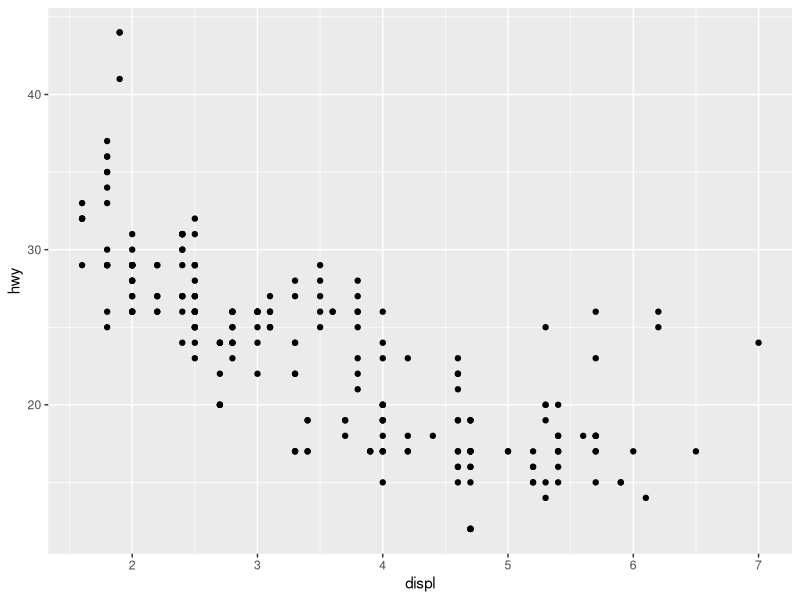
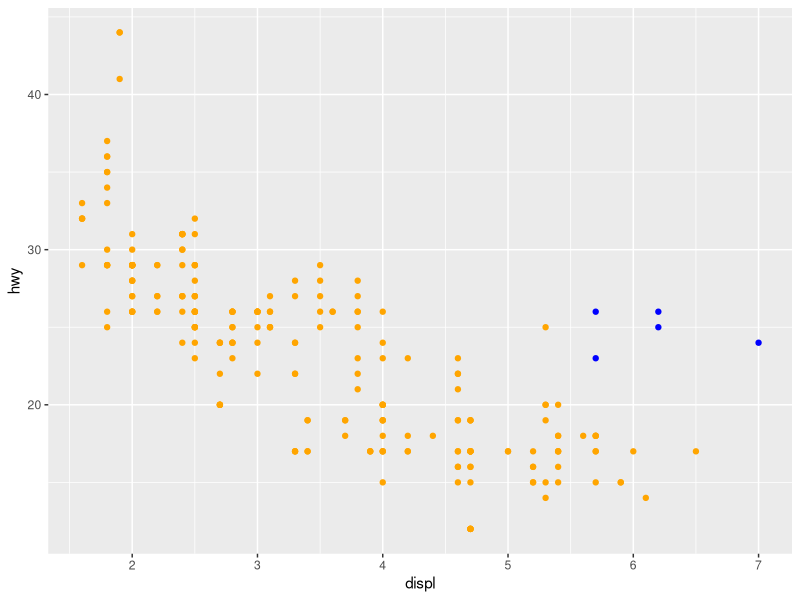
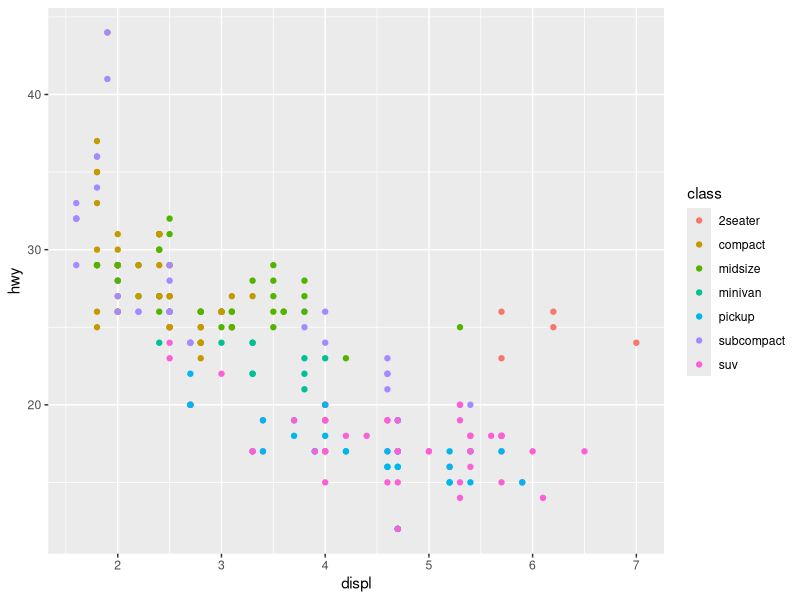
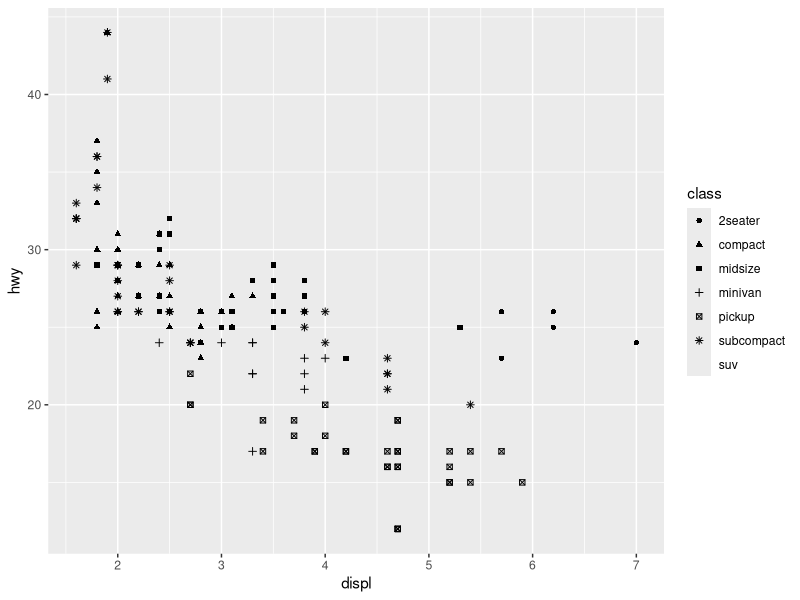
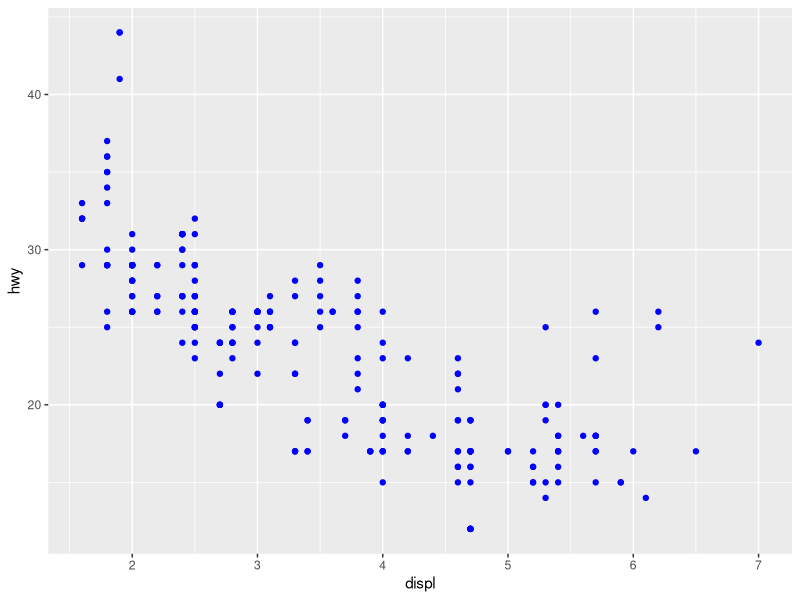
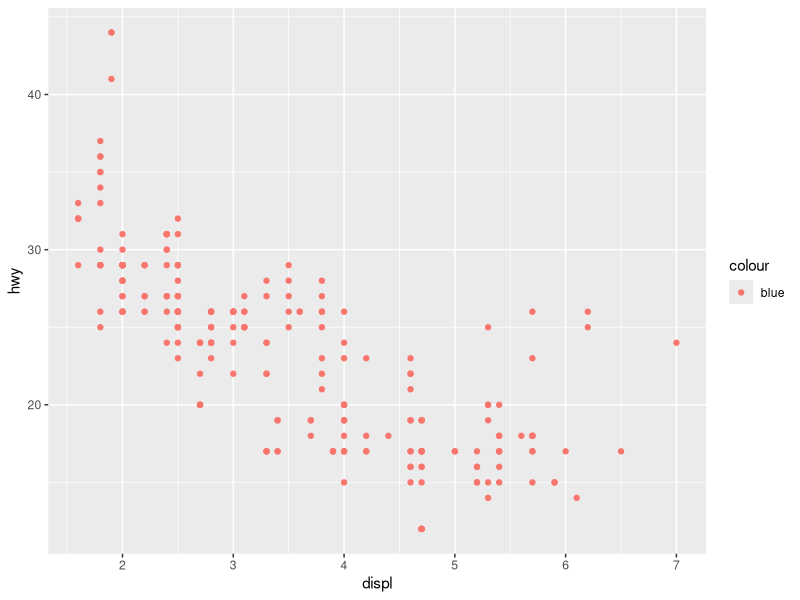
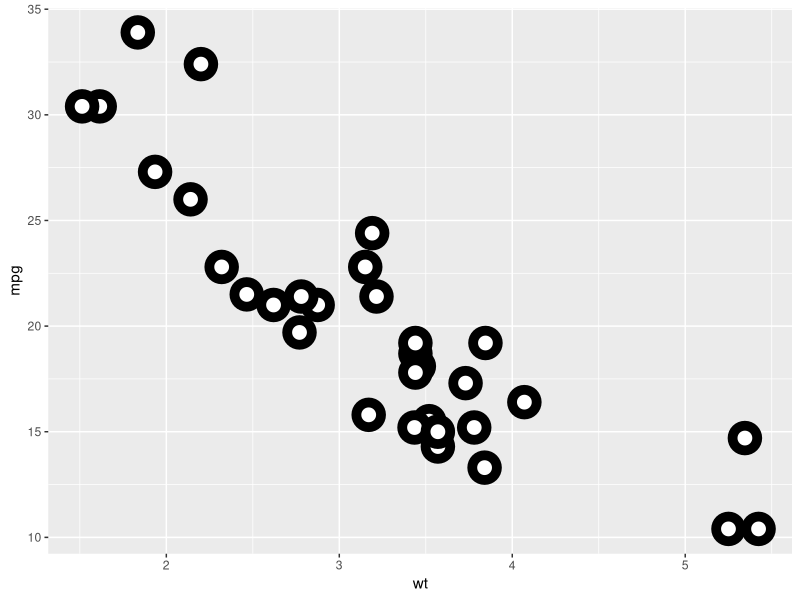
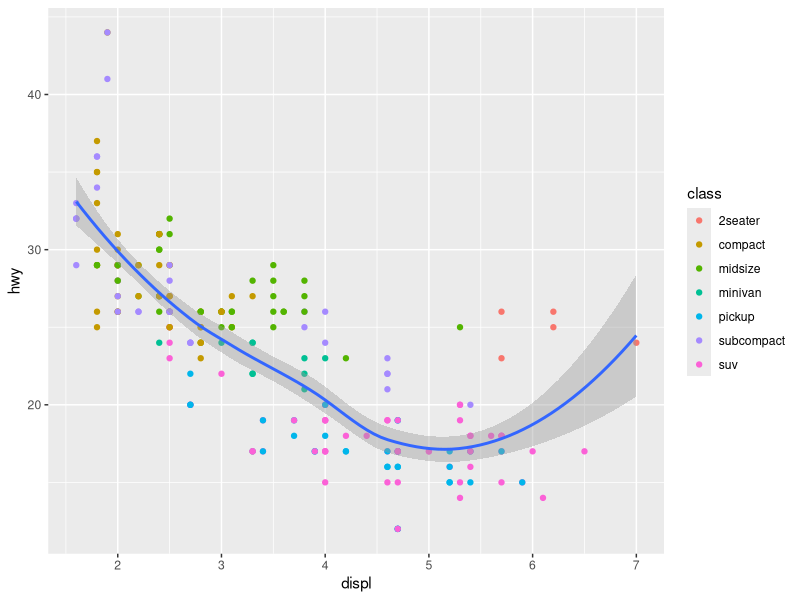

Generate these figures, in order, with R: (Note: this script raises an error after producing the figures.)
## ---- chunk 1
library(tidyverse)
## ---- chunk 2
ggplot(data = mpg) + 
  geom_point(mapping = aes(x = displ, y = hwy))
## ---- chunk 3
mpg
## ---- chunk 4
ggplot() + 
  geom_point(data = filter(mpg, class == "2seater"), 
             mapping = aes(x = displ, y = hwy),
             color = "blue") +
  geom_point(data = filter(mpg, class != "2seater"), 
             mapping = aes(x = displ, y = hwy),
             color = "orange")


## ---- chunk 5
ggplot(data = mpg) + 
  geom_point(mapping = aes(x = displ, y = hwy, color = class))
## ---- chunk 6
ggplot(data = mpg) + 
  geom_point(mapping = aes(x = displ, y = hwy, shape = class))
## ---- chunk 7
ggplot(data = mpg) + 
  geom_point(mapping = aes(x = displ, y = hwy), color = "blue")
## ---- chunk 8
ggplot(data = mpg) + 
  geom_point(mapping = aes(x = displ, y = hwy, color = "blue"))
## ---- chunk 9
ggplot(mtcars, aes(wt, mpg)) +
  geom_point(shape = 21, colour = "black", fill = "white", size = 5, stroke = 5)
## ---- chunk 10
ggplot(data = mpg) + 
  geom_point(mapping = aes(x = displ, y = hwy, color = class)) + 
  geom_smooth(mapping = aes(x = displ, y = hwy))
## ---- chunk 11
hwy_plot <- ggplot(data = mpg) + 
  geom_point(mapping = aes(x = displ, y = hwy, color = class))

hwy_plot
## ---- chunk 12
hwy_plot +
  geom_smooth(mapping = aes(x = displ, y = hwy))
## ---- chunk 13
hwy_plot +
  geom_smooth(mapping = aes(x = displ, y = hwy, linetype = drv))
## ---- chunk 14
hwy_plot +
  geom_smooth(mapping = aes(x = displ, y = hwy, linetype = drv), se = FALSE)
## ---- chunk 15
hwy_plot +
  facet_wrap(~ class, nrow = 2)
## ---- chunk 16
hwy_plot +
  facet_grid(drv ~ cyl)
## ---- chunk 17
ggplot(data = diamonds) + 
  geom_bar(mapping = aes(x = cut))

ggplot(data = diamonds) + 
  stat_count(mapping = aes(x = cut))
## ---- chunk 18
diamonds %>%
  count(cut) %>% 
  ggplot() +
  geom_bar(mapping = aes(x = cut, y = n), stat = "identity")
  
## ---- chunk 19
ggplot(data = diamonds) + 
  geom_bar(mapping = aes(x = cut, y = ..prop.., group = 1))
## ---- chunk 20
ggplot(data = diamonds) + 
  geom_bar(mapping = aes(x = cut, fill = cut))
## ---- chunk 21
ggplot(data = diamonds) + 
  geom_bar(mapping = aes(x = cut, fill = clarity))
## ---- chunk 22
ggplot(data = diamonds) + 
  geom_bar(mapping = aes(x = cut, fill = clarity), position = "dodge")
## ---- chunk 23
ggplot(data = mpg) + 
  geom_point(mapping = aes(x = displ, y = hwy), position = "jitter")
## ---- chunk 24
mpg %>% 
  mutate(class = class %>% fct_infreq() %>% fct_rev()) %>% 
  ggplot(aes(class)) +
  geom_bar() + coord_flip()

mpg %>% 
  mutate(class = class %>% fct_infreq()) %>% 
  ggplot(aes(class)) +
  geom_bar() 
## ---- chunk 25
library(maps)
## ---- chunk 26
map('county', 'north carolina', fill = TRUE, col = palette()) 
## ---- chunk 27
# https://ggplot2.tidyverse.org/reference/map_data.html
carolina <- map_data('county', 'north carolina')
states <- map_data("state") 
arrests <- USArrests
names(arrests) <- tolower(names(arrests))
arrests$region <- tolower(rownames(USArrests))
states 
arrests
## ---- chunk 28
choro <- merge(states, arrests, sort = FALSE, by = "region") %>% 
  arrange(order)

ggplot(data = choro, aes(long, lat)) +
  geom_polygon(aes(group = group, fill = assault)) +
  coord_map("albers",  at0 = 45.5, lat1 = 29.5)

ggplot(data = map_data('county', 'north carolina') %>% 
         filter(subregion == "durham" | 
                  subregion == "orange" | 
                  subregion == "wake"), 
       aes(long, lat)) +
  geom_polygon(aes(group = group, fill = group)) +
  coord_map("albers",  at0 = 45.5, lat1 = 29.5) + 
  geom_text(aes(label = subregion))
## ---- chunk 29
demo(nc, ask = FALSE, echo = FALSE)
## ---- chunk 30
as_tibble(nc)
plot_sf(nc)
